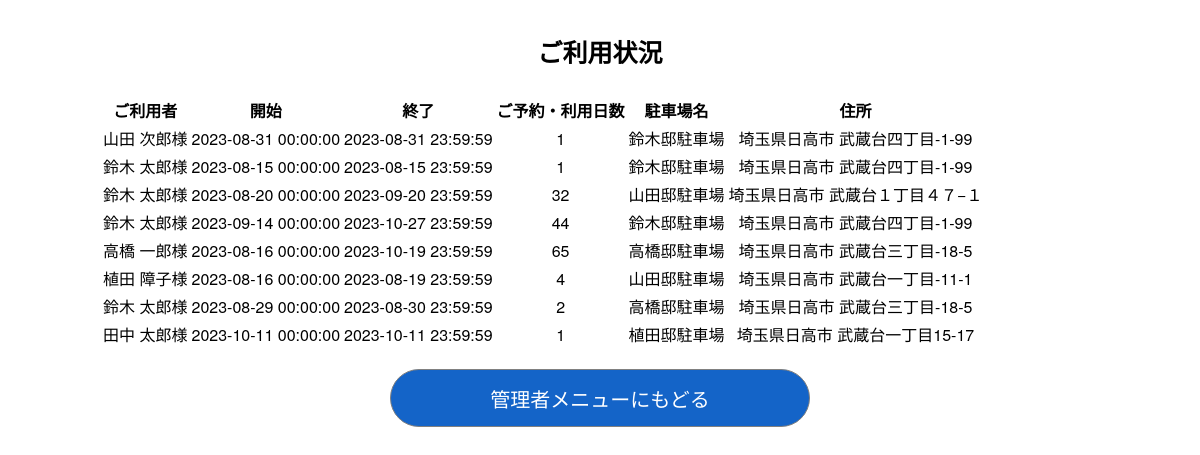
/adminDetailsAll (signed in), run on the app's committed database.
### app.py (models this page shows, shortened)
class Reserve(db.Model):
    id = db.Column(db.Integer, primary_key=True)
    user_id = db.Column(db.Integer, db.ForeignKey('user.id'), nullable=False)
    park_id = db.Column(db.Integer, db.ForeignKey('parking.id'), nullable=False)
    resv_at = db.Column(db.DateTime, nullable=False,
                        default=datetime.now(pytz.timezone('Asia/Tokyo'))) # 予約日時
    use_start = db.Column(db.DateTime, nullable=False) # 利用開始日時
    use_end =  db.Column(db.DateTime, nullable=False) # 利用終了日時
    resv_status = db.Column(db.Integer, nullable=False) # (0)予約なし,(1)予約ずみ,(2)ご利用済み

class User(UserMixin, db.Model):
    id = db.Column(db.Integer, primary_key=True, nullable=False)
    email = db.Column(db.String(50), unique=True)
    password = db.Column(db.String(512), nullable=False)
    first_name = db.Column(db.String(50), nullable=False)
    last_name = db.Column(db.String(50), nullable=False)
    first_name_kana = db.Column(db.String(50), nullable=False)
    last_name_kana = db.Column(db.String(50), nullable=False)
    postal_code = db.Column(db.String(7), nullable=False)
    address1 = db.Column(db.String(255), nullable=False)
    address2 = db.Column(db.String(255), nullable=False)
    tel = db.Column(db.String(11))
    birthday = db.Column(db.String(8), nullable=False)
    carNumber = db.Column(db.String(4), nullable=False)
    created_at = db.Column(db.DateTime, nullable=False,
                           default=datetime.now(pytz.timezone('Asia/Tokyo')))

class Parking(db.Model):
    id = db.Column(db.Integer, primary_key=True, nullable=False)
    title = db.Column(db.String(50), nullable=False)
    postal_code = db.Column(db.String(7), nullable=False)
    address1 = db.Column(db.String(120), nullable=False)
    address2 = db.Column(db.String(120), nullable=False)
    tel = db.Column(db.String(11), nullable=False)
    inoutdoor = db.Column(db.String(1), nullable=False) # (0)屋外、(1)屋内
    mustcall = db.Column(db.String(1), nullable=False) # (0)出し入れ時に連絡が不要、(1)出し入れ時に連絡が必要
    usableTypeNum = db.Column(db.String(1), nullable=False) # (0)3ナンバー、(1)5ナンバー
    usableSize = db.Column(db.String(1), nullable=False) # (0)155cm未満、(1)155 ～ 170cm
    max_day = db.Column(db.Integer, nullable=True)
    min_day = db.Column(db.Integer, nullable=True)
    price_day = db.Column(db.Integer, nullable=False)
    etc = db.Column(db.String(500), nullable=True)
    lon = db.Column(db.Float, nullable=False)
    lat = db.Column(db.Float, nullable=False)
    owner_id = db.Column(db.Integer, db.ForeignKey('user.id'), nullable=False)
    created_at = db.Column(db.DateTime, nullable=False,
                           default=datetime.now(pytz.timezone('Asia/Tokyo')))
    price_hour = db.Column(db.Integer)
    price_month = db.Column(db.Integer)
    max_hour = db.Column(db.Integer)
    min_hour = db.Column(db.Integer)
    max_month = db.Column(db.Integer)
    min_month = db.Column(db.Integer)

### app.py (the view)
@app.route('/adminDetailsAll', methods=['GET','POST'])
@login_required
def adminDetailsAll():
    join_query = db.session.query(User, Parking, Reserve).\
        join(Reserve, User.id == Reserve.user_id).\
        join(Parking, Reserve.park_id == Parking.id)
    result = join_query.all()
    reservelist = []
    for row in result:
        user = row.User.__dict__
        parking = row.Parking.__dict__
        reserve = row.Reserve.__dict__
        data = {}
        data.update(user)
        data.update(parking)
        data.update(reserve)
        data.update({'use_days':(reserve['use_end']-reserve['use_start']).days + 1}) # 利用日数の算出
        reservelist.append(data)
    if request.method=='GET':
        return render_template('adminDetailsAll.html', reservelist=reservelist)
    elif request.method=='POST':
        pass

### app.py (called while the page is built)
@login_manager.user_loader
def load_user(user_id):
    print(f'ID>>>{user_id}')
    return User.query.get(int(user_id))

### templates/adminDetailsAll.html (shortened to what this page needs)
<!DOCTYPE html>
<html>
<head>
    <link rel='stylesheet' href='../static/css/centerBox.css' />
    <link rel='stylesheet' href='../static/css/common.css' />
    <link rel="stylesheet" href="https://cdnjs.cloudflare.com/ajax/libs/jquery.tablesorter/2.31.0/css/theme.default.min.css">
</head>
<body>
    <article class='container'>
        <section class='box_contents'>
            <h1>ご利用状況</h1>
            <form>
                <table id="tablesorter">
                    {%if reservelist%}
                    <thead>
                        <tr>
                            <th >ご利用者</th>
                            <th >開始</th>
                            <th >終了</th>
                            <th >ご予約・利用日数</th>
                            <th >駐車場名</th>
                            <th >住所</th>
                        </tr>
                    </thead>
                    <tbody>
                        {%for reserve in reservelist%}
                        <tr>
                            <td class="{sortValue: 1}">{{reserve.last_name}} {{reserve.first_name}}様</td>
                            <td class="{sortValue: 2}">{{reserve.use_start}}</td>
                            <td class="{sortValue: 3}">{{reserve.use_end}}</td>
                            <td class="{sortValue: 4}">{{reserve.use_days}}</td>
                            <td class="{sortValue: 4}">{{reserve.title}}</td>
                            <td class="{sortValue: 4}">{{reserve.address1}} {{reserve.address2}}</td>
                        </tr>
                        {%endfor%}
                        {%else%}
                        <p>現在、ご予約・ご利用はありません</p>
                        {%endif%}
                    </tbody>
                </table>
            </form>
            <nav class='buttonMenu'>
                <form>
                    <a href="adminTop"><input class='common_button common_fat' style='width : 42%;' type='button' value='管理者メニューにもどる' /></a>
                </form>
            </nav>
        </section>
    </article>
</body>
</html>

### static/css/centerBox.css (style rules this page uses)
.container { display: grid; place-items: center; }
.box_contents { text-align : center; max-width: 1000px; min-width: 750px; width: 100%; }

### static/css/common.css (style rules this page uses)
:root { --labelFontSize : 1.2rem; }
html { font-size: 62.5%; box-sizing: border-box; }
body { font-size : 1.6em; font-family: "Helvetica Neue", Arial, "Hiragino Kaku Gothic ProN", "Hiragino Sans", Meiryo, sans-serif; }
nav.buttonMenu { margin-top : 2rem; }
h1 { font-size : 2.5rem; }
input, select { text-indent : 1rem; border : solid 0.1rem gray; height : 2.8rem; border-radius : 0.5rem; cursor: pointer; }
.common_button { background-color : rgb(20, 100, 200); text-indent : 0; font-size : 2rem; color : white; height : 4rem; border-radius : 2rem; margin : 0 1.4rem; }
.common_fat { height : 5.8rem; border-radius: 2.9rem; }

### data on the page
Reserve: last_name "山田", first_name "次郎", use_start "2023-08-31 00:00:00", use_end "2023-08-31 23:59:59", use_days "1", title "鈴木邸駐車場", address1 "埼玉県日高市", address2 "武蔵台四丁目-1-99"
User: last_name "鈴木" "鈴木" "鈴木" "鈴木", first_name "太郎" "太郎" "太郎" "太郎"
Parking: title "鈴木邸駐車場" "鈴木邸駐車場", address1 "埼玉県日高市" "埼玉県日高市", address2 "武蔵台四丁目-1-99" "武蔵台四丁目-1-99"
Parking: title "山田邸駐車場", address1 "埼玉県日高市", address2 "武蔵台１丁目４７−１"
Reserve: last_name "高橋", first_name "一郎", use_start "2023-08-16 00:00:00", use_end "2023-10-19 23:59:59", use_days "65", title "高橋邸駐車場", address1 "埼玉県日高市", address2 "武蔵台三丁目-18-5"
Reserve: last_name "植田", first_name "障子", use_start "2023-08-16 00:00:00", use_end "2023-08-19 23:59:59", use_days "4", title "山田邸駐車場", address1 "埼玉県日高市", address2 "武蔵台一丁目-11-1"
Parking: title "高橋邸駐車場", address1 "埼玉県日高市", address2 "武蔵台三丁目-18-5"
Reserve: last_name "田中", first_name "太郎", use_start "2023-10-11 00:00:00", use_end "2023-10-11 23:59:59", use_days "1", title "植田邸駐車場", address1 "埼玉県日高市", address2 "武蔵台一丁目15-17"

### other printed values
{{ reserve.use_start }} "2023-08-15 00:00:00" "2023-08-20 00:00:00" "2023-09-14 00:00:00" "2023-08-29 00:00:00"
{{ reserve.use_end }} "2023-08-15 23:59:59" "2023-09-20 23:59:59" "2023-10-27 23:59:59" "2023-08-30 23:59:59"
{{ reserve.use_days }} "1" "32" "44" "2"
